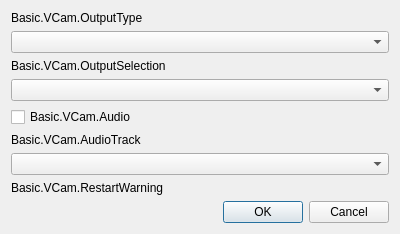
<?xml version="1.0" encoding="UTF-8"?>
<ui version="4.0">
 <class>OBSBasicVCamConfig</class>
 <widget class="QDialog" name="OBSBasicVCamConfig">
  <property name="geometry">
   <rect>
    <x>0</x>
    <y>0</y>
    <width>400</width>
    <height>170</height>
   </rect>
  </property>
  <property name="windowTitle">
   <string>Basic.VCam.VirtualCamera</string>
  </property>
  <layout class="QVBoxLayout" name="verticalLayout">
   <item>
    <widget class="QLabel" name="outputTypeLabel">
     <property name="text">
      <string>Basic.VCam.OutputType</string>
     </property>
    </widget>
   </item>
   <item>
    <widget class="QComboBox" name="outputType"/>
   </item>
   <item>
    <widget class="QLabel" name="outputSelectionLabel">
     <property name="text">
      <string>Basic.VCam.OutputSelection</string>
     </property>
    </widget>
   </item>
   <item>
    <widget class="QComboBox" name="outputSelection"/>
   </item>
   <item>
    <widget class="QCheckBox" name="audioEnabled">
     <property name="text">
      <string>Basic.VCam.Audio</string>
     </property>
    </widget>
   </item>
   <item>
    <widget class="QLabel" name="audioTrackLabel">
     <property name="text">
      <string>Basic.VCam.AudioTrack</string>
     </property>
    </widget>
   </item>
   <item>
    <widget class="QComboBox" name="audioTrack"/>
   </item>
   <item>
    <widget class="QLabel" name="warningLabel">
     <property name="visible">
      <bool>false</bool>
     </property>
     <property name="text">
      <string>Basic.VCam.RestartWarning</string>
     </property>
     <property name="class" stdset="0">
      <string notr="true">text-warning</string>
     </property>
    </widget>
   </item>
   <item>
    <spacer name="verticalSpacer">
     <property name="orientation">
      <enum>Qt::Orientation::Vertical</enum>
     </property>
     <property name="sizeHint" stdset="0">
      <size>
       <width>20</width>
       <height>40</height>
      </size>
     </property>
    </spacer>
   </item>
   <item>
    <widget class="QDialogButtonBox" name="buttonBox">
     <property name="orientation">
      <enum>Qt::Orientation::Horizontal</enum>
     </property>
     <property name="standardButtons">
      <set>QDialogButtonBox::StandardButton::Cancel|QDialogButtonBox::StandardButton::Ok</set>
     </property>
    </widget>
   </item>
  </layout>
 </widget>
 <resources/>
 <connections>
  <connection>
   <sender>buttonBox</sender>
   <signal>accepted()</signal>
   <receiver>OBSBasicVCamConfig</receiver>
   <slot>accept()</slot>
   <hints>
    <hint type="sourcelabel">
     <x>248</x>
     <y>254</y>
    </hint>
    <hint type="destinationlabel">
     <x>157</x>
     <y>274</y>
    </hint>
   </hints>
  </connection>
  <connection>
   <sender>buttonBox</sender>
   <signal>rejected()</signal>
   <receiver>OBSBasicVCamConfig</receiver>
   <slot>reject()</slot>
   <hints>
    <hint type="sourcelabel">
     <x>316</x>
     <y>260</y>
    </hint>
    <hint type="destinationlabel">
     <x>286</x>
     <y>274</y>
    </hint>
   </hints>
  </connection>
 </connections>
</ui>
